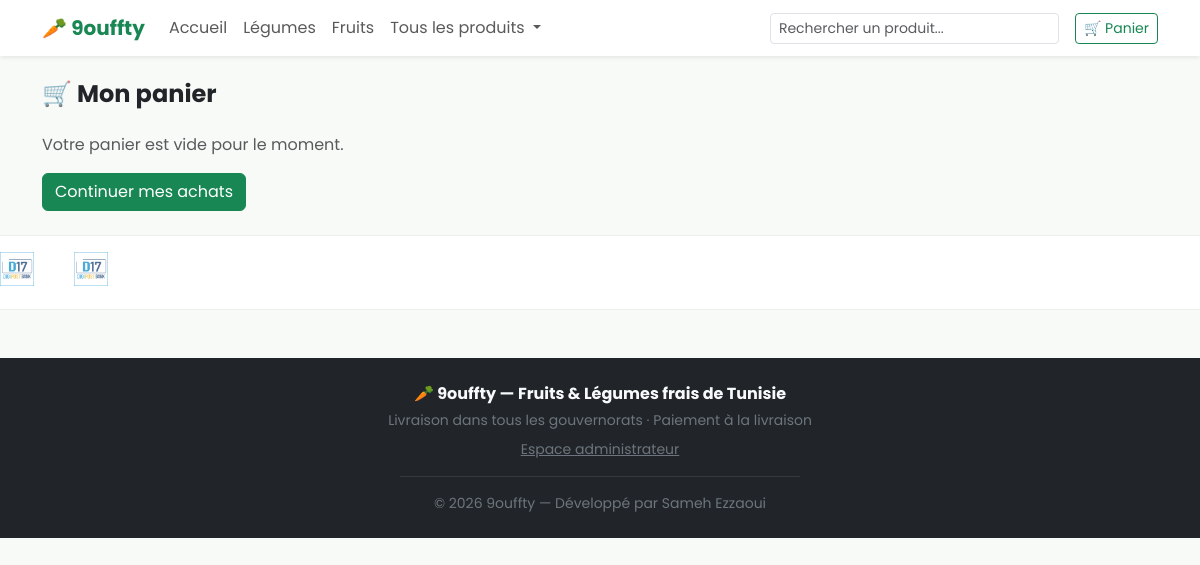
Page /panier/ on the earlier database version.
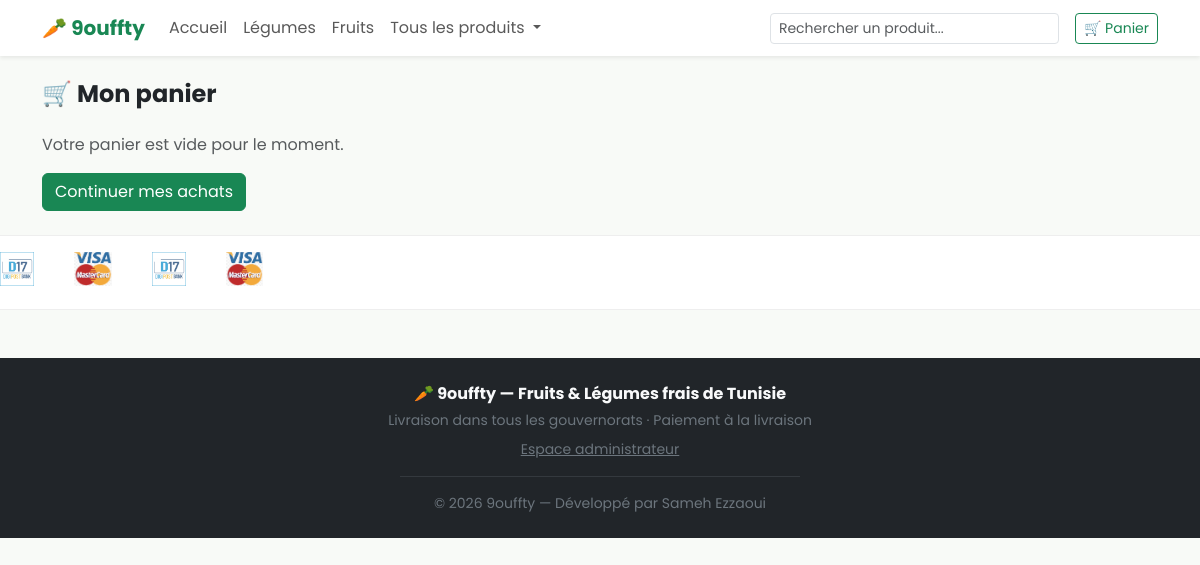
Same page on the later database version.
### boutique/models.py (models this page shows, shortened)
class MoyenPaiement(models.Model):
    nom = models.CharField(max_length=80, help_text="Ex: Visa, D17, BH Bank, Mastercard...")
    logo = models.ImageField(upload_to='paiements/')
    ordre = models.PositiveIntegerField(default=0, help_text="Ordre d'affichage (plus petit = plus à gauche)")
    actif = models.BooleanField(default=True)
    class Meta:
        verbose_name = "Moyen de paiement"
        verbose_name_plural = "Moyens de paiement"
        ordering = ['ordre', 'nom']

### boutique/views.py (the view)
# urls.py: path('panier/', views.voir_panier, name='panier'),
def voir_panier(request):
    panier = Panier(request)
    return render(request, 'boutique/panier.html', {'panier': panier})

### boutique/context_processors.py (called while the page is built)
def types_categories(request):
    types_utilises = (
        Categorie.objects.values_list('type_produit', flat=True).distinct()
    )
    choices_dict = dict(Categorie.TYPE_CHOICES)
    types_disponibles = [
        (code, choices_dict.get(code, code)) for code in types_utilises
    ]
    types_disponibles.sort(key=lambda t: t[1])
    return {'types_produits_nav': types_disponibles}

def moyens_paiement_global(request):
    return {'moyens_paiement_global': MoyenPaiement.objects.filter(actif=True)}

### boutique/panier.py (called while the page is built)
    def __len__(self):
        return sum(item['quantite'] for item in self.panier.values())

### templates/boutique/panier.html (shortened to what this page needs)
{% extends 'base.html' %}
{% block content %}
<div class="container py-4">
  <h1 class="h4 fw-bold mb-4">🛒 Mon panier</h1>
  {% if panier|length == 0 %}
    <p class="text-muted">Votre panier est vide pour le moment.</p>
    <a href="{% url 'boutique:liste_produits' %}" class="btn btn-success">Continuer mes achats</a>
  {% endif %}
</div>
{% endblock %}

### templates/base.html (shortened to what this page needs)
{% load static %}
<!DOCTYPE html>
<html lang="fr">
<head>
<link href="https://cdn.jsdelivr.net/npm/bootstrap@5.3.3/dist/css/bootstrap.min.css" rel="stylesheet">
<link rel="stylesheet" href="{% static 'css/style.css' %}">
</head>
<body>
<nav class="navbar navbar-expand-lg navbar-light bg-white shadow-sm sticky-top">
  <div class="container">
    <a class="navbar-brand fw-bold text-success" href="{% url 'boutique:accueil' %}">🥕 9ouffty</a>
    <div class="collapse navbar-collapse" id="navMenu">
      <ul class="navbar-nav me-auto mb-2 mb-lg-0">
        <li class="nav-item"><a class="nav-link" href="{% url 'boutique:accueil' %}">Accueil</a></li>
        <li class="nav-item"><a class="nav-link" href="{% url 'boutique:liste_produits' %}?type=legume">Légumes</a></li>
        <li class="nav-item"><a class="nav-link" href="{% url 'boutique:liste_produits' %}?type=fruit">Fruits</a></li>
        <li class="nav-item dropdown">
          <a class="nav-link dropdown-toggle" href="{% url 'boutique:liste_produits' %}" id="dropdownTousProduits" data-bs-toggle="dropdown" aria-expanded="false">
            Tous les produits
          </a>
        </li>
      </ul>
      <form class="d-flex me-3" role="search" method="get" action="{% url 'boutique:liste_produits' %}">
        <input class="form-control form-control-sm" type="search" name="q" placeholder="Rechercher un produit...">
      </form>
      <a href="{% url 'boutique:panier' %}" class="btn btn-outline-success btn-sm position-relative">
        🛒 Panier
      </a>
    </div>
  </div>
</nav>
<main>
{% block content %}{% endblock %}
</main>
{% if moyens_paiement_global %}
<div class="payment-strip py-3">
  <div class="payment-track">
    {% for m in moyens_paiement_global %}
      <img src="{{ m.logo.url }}" alt="{{ m.nom }}" title="{{ m.nom }}" class="payment-logo">
    {% endfor %}
    {% for m in moyens_paiement_global %}
      <img src="{{ m.logo.url }}" alt="{{ m.nom }}" title="{{ m.nom }}" class="payment-logo" aria-hidden="true">
    {% endfor %}
  </div>
</div>
{% endif %}
<footer class="bg-dark text-light mt-5 py-4">
  <div class="container text-center">
    <p class="mb-1 fw-bold">🥕 9ouffty — Fruits & Légumes frais de Tunisie</p>
    <p class="small text-secondary mb-0">Livraison dans tous les gouvernorats · Paiement à la livraison</p>
    <p class="small text-secondary mt-2 mb-0"><a href="{% url 'dashboard:login' %}" class="text-secondary">Espace administrateur</a></p>
    <hr class="border-secondary my-3" style="max-width:400px; margin-left:auto; margin-right:auto;">
    <p class="small text-secondary mb-0">© {% now "Y" %} 9ouffty — Développé par Sameh Ezzaoui</p>
  </div>
</footer>
</body>
</html>

Differences in the rows shown:
added MoyenPaiement: logo (picture)
